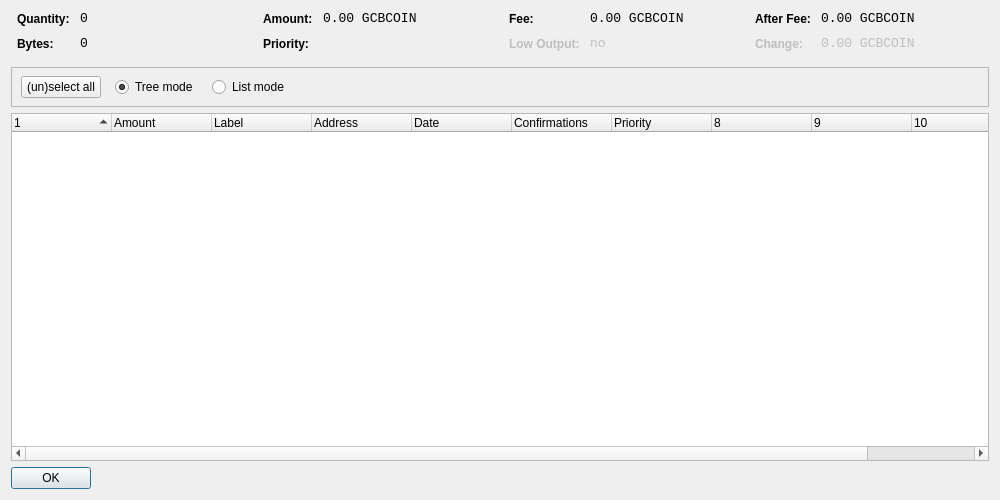
<?xml version="1.0" encoding="UTF-8"?>
<ui version="4.0">
 <class>CoinControlDialog</class>
 <widget class="QDialog" name="CoinControlDialog">
  <property name="geometry">
   <rect>
    <x>0</x>
    <y>0</y>
    <width>1000</width>
    <height>500</height>
   </rect>
  </property>
  <property name="windowTitle">
   <string>Coin Control</string>
  </property>
  <layout class="QVBoxLayout" name="verticalLayout">
   <item>
    <layout class="QHBoxLayout" name="horizontalLayoutTop" stretch="0,0,0,0">
     <property name="topMargin">
      <number>0</number>
     </property>
     <property name="bottomMargin">
      <number>10</number>
     </property>
     <item>
      <layout class="QFormLayout" name="formLayoutCoinControl1">
       <property name="horizontalSpacing">
        <number>10</number>
       </property>
       <property name="verticalSpacing">
        <number>10</number>
       </property>
       <property name="leftMargin">
        <number>6</number>
       </property>
       <property name="rightMargin">
        <number>6</number>
       </property>
       <item row="0" column="0">
        <widget class="QLabel" name="labelCoinControlQuantityText">
         <property name="styleSheet">
          <string notr="true">font-weight:bold;</string>
         </property>
         <property name="text">
          <string>Quantity:</string>
         </property>
        </widget>
       </item>
       <item row="0" column="1">
        <widget class="QLabel" name="labelCoinControlQuantity">
         <property name="font">
          <font>
           <family>Monospace</family>
           <pointsize>10</pointsize>
          </font>
         </property>
         <property name="cursor">
          <cursorShape>IBeamCursor</cursorShape>
         </property>
         <property name="contextMenuPolicy">
          <enum>Qt::ActionsContextMenu</enum>
         </property>
         <property name="text">
          <string>0</string>
         </property>
         <property name="textInteractionFlags">
          <set>Qt::LinksAccessibleByMouse|Qt::TextSelectableByKeyboard|Qt::TextSelectableByMouse</set>
         </property>
        </widget>
       </item>
       <item row="1" column="0">
        <widget class="QLabel" name="labelCoinControlBytesText">
         <property name="styleSheet">
          <string notr="true">font-weight:bold;</string>
         </property>
         <property name="text">
          <string>Bytes:</string>
         </property>
        </widget>
       </item>
       <item row="1" column="1">
        <widget class="QLabel" name="labelCoinControlBytes">
         <property name="font">
          <font>
           <family>Monospace</family>
           <pointsize>10</pointsize>
          </font>
         </property>
         <property name="cursor">
          <cursorShape>IBeamCursor</cursorShape>
         </property>
         <property name="contextMenuPolicy">
          <enum>Qt::ActionsContextMenu</enum>
         </property>
         <property name="text">
          <string>0</string>
         </property>
         <property name="textInteractionFlags">
          <set>Qt::LinksAccessibleByMouse|Qt::TextSelectableByKeyboard|Qt::TextSelectableByMouse</set>
         </property>
        </widget>
       </item>
      </layout>
     </item>
     <item>
      <layout class="QFormLayout" name="formLayoutCoinControl2">
       <property name="horizontalSpacing">
        <number>10</number>
       </property>
       <property name="verticalSpacing">
        <number>10</number>
       </property>
       <property name="leftMargin">
        <number>6</number>
       </property>
       <property name="rightMargin">
        <number>6</number>
       </property>
       <item row="0" column="0">
        <widget class="QLabel" name="labelCoinControlAmountText">
         <property name="styleSheet">
          <string notr="true">font-weight:bold;</string>
         </property>
         <property name="text">
          <string>Amount:</string>
         </property>
        </widget>
       </item>
       <item row="0" column="1">
        <widget class="QLabel" name="labelCoinControlAmount">
         <property name="font">
          <font>
           <family>Monospace</family>
           <pointsize>10</pointsize>
          </font>
         </property>
         <property name="cursor">
          <cursorShape>IBeamCursor</cursorShape>
         </property>
         <property name="contextMenuPolicy">
          <enum>Qt::ActionsContextMenu</enum>
         </property>
         <property name="text">
          <string>0.00 GCBCOIN</string>
         </property>
         <property name="textInteractionFlags">
          <set>Qt::LinksAccessibleByMouse|Qt::TextSelectableByKeyboard|Qt::TextSelectableByMouse</set>
         </property>
        </widget>
       </item>
       <item row="1" column="0">
        <widget class="QLabel" name="labelCoinControlPriorityText">
         <property name="styleSheet">
          <string notr="true">font-weight:bold;</string>
         </property>
         <property name="text">
          <string>Priority:</string>
         </property>
        </widget>
       </item>
       <item row="1" column="1">
        <widget class="QLabel" name="labelCoinControlPriority">
         <property name="font">
          <font>
           <family>Monospace</family>
           <pointsize>10</pointsize>
          </font>
         </property>
         <property name="cursor">
          <cursorShape>IBeamCursor</cursorShape>
         </property>
         <property name="contextMenuPolicy">
          <enum>Qt::ActionsContextMenu</enum>
         </property>
         <property name="text">
          <string/>
         </property>
         <property name="textInteractionFlags">
          <set>Qt::LinksAccessibleByMouse|Qt::TextSelectableByKeyboard|Qt::TextSelectableByMouse</set>
         </property>
        </widget>
       </item>
      </layout>
     </item>
     <item>
      <layout class="QFormLayout" name="formLayoutCoinControl3">
       <property name="horizontalSpacing">
        <number>10</number>
       </property>
       <property name="verticalSpacing">
        <number>10</number>
       </property>
       <property name="leftMargin">
        <number>6</number>
       </property>
       <property name="rightMargin">
        <number>6</number>
       </property>
       <item row="0" column="0">
        <widget class="QLabel" name="labelCoinControlFeeText">
         <property name="styleSheet">
          <string notr="true">font-weight:bold;</string>
         </property>
         <property name="text">
          <string>Fee:</string>
         </property>
        </widget>
       </item>
       <item row="0" column="1">
        <widget class="QLabel" name="labelCoinControlFee">
         <property name="font">
          <font>
           <family>Monospace</family>
           <pointsize>10</pointsize>
          </font>
         </property>
         <property name="cursor">
          <cursorShape>IBeamCursor</cursorShape>
         </property>
         <property name="contextMenuPolicy">
          <enum>Qt::ActionsContextMenu</enum>
         </property>
         <property name="text">
          <string>0.00 GCBCOIN</string>
         </property>
         <property name="textInteractionFlags">
          <set>Qt::LinksAccessibleByMouse|Qt::TextSelectableByKeyboard|Qt::TextSelectableByMouse</set>
         </property>
        </widget>
       </item>
       <item row="1" column="0">
        <widget class="QLabel" name="labelCoinControlLowOutputText">
         <property name="enabled">
          <bool>false</bool>
         </property>
         <property name="styleSheet">
          <string notr="true">font-weight:bold;</string>
         </property>
         <property name="text">
          <string>Low Output:</string>
         </property>
        </widget>
       </item>
       <item row="1" column="1">
        <widget class="QLabel" name="labelCoinControlLowOutput">
         <property name="enabled">
          <bool>false</bool>
         </property>
         <property name="font">
          <font>
           <family>Monospace</family>
           <pointsize>10</pointsize>
          </font>
         </property>
         <property name="cursor">
          <cursorShape>IBeamCursor</cursorShape>
         </property>
         <property name="contextMenuPolicy">
          <enum>Qt::ActionsContextMenu</enum>
         </property>
         <property name="text">
          <string>no</string>
         </property>
         <property name="textInteractionFlags">
          <set>Qt::LinksAccessibleByMouse|Qt::TextSelectableByKeyboard|Qt::TextSelectableByMouse</set>
         </property>
        </widget>
       </item>
      </layout>
     </item>
     <item>
      <layout class="QFormLayout" name="formLayoutCoinControl4">
       <property name="horizontalSpacing">
        <number>10</number>
       </property>
       <property name="verticalSpacing">
        <number>10</number>
       </property>
       <property name="leftMargin">
        <number>6</number>
       </property>
       <property name="rightMargin">
        <number>6</number>
       </property>
       <item row="0" column="0">
        <widget class="QLabel" name="labelCoinControlAfterFeeText">
         <property name="styleSheet">
          <string notr="true">font-weight:bold;</string>
         </property>
         <property name="text">
          <string>After Fee:</string>
         </property>
        </widget>
       </item>
       <item row="0" column="1">
        <widget class="QLabel" name="labelCoinControlAfterFee">
         <property name="font">
          <font>
           <family>Monospace</family>
           <pointsize>10</pointsize>
          </font>
         </property>
         <property name="cursor">
          <cursorShape>IBeamCursor</cursorShape>
         </property>
         <property name="contextMenuPolicy">
          <enum>Qt::ActionsContextMenu</enum>
         </property>
         <property name="text">
          <string>0.00 GCBCOIN</string>
         </property>
         <property name="textInteractionFlags">
          <set>Qt::LinksAccessibleByMouse|Qt::TextSelectableByKeyboard|Qt::TextSelectableByMouse</set>
         </property>
        </widget>
       </item>
       <item row="1" column="0">
        <widget class="QLabel" name="labelCoinControlChangeText">
         <property name="enabled">
          <bool>false</bool>
         </property>
         <property name="styleSheet">
          <string notr="true">font-weight:bold;</string>
         </property>
         <property name="text">
          <string>Change:</string>
         </property>
        </widget>
       </item>
       <item row="1" column="1">
        <widget class="QLabel" name="labelCoinControlChange">
         <property name="enabled">
          <bool>false</bool>
         </property>
         <property name="font">
          <font>
           <family>Monospace</family>
           <pointsize>10</pointsize>
          </font>
         </property>
         <property name="cursor">
          <cursorShape>IBeamCursor</cursorShape>
         </property>
         <property name="contextMenuPolicy">
          <enum>Qt::ActionsContextMenu</enum>
         </property>
         <property name="text">
          <string>0.00 GCBCOIN</string>
         </property>
         <property name="textInteractionFlags">
          <set>Qt::LinksAccessibleByMouse|Qt::TextSelectableByKeyboard|Qt::TextSelectableByMouse</set>
         </property>
        </widget>
       </item>
      </layout>
     </item>
    </layout>
   </item>
   <item>
    <widget class="QFrame" name="frame">
     <property name="minimumSize">
      <size>
       <width>0</width>
       <height>40</height>
      </size>
     </property>
     <property name="frameShape">
      <enum>QFrame::StyledPanel</enum>
     </property>
     <property name="frameShadow">
      <enum>QFrame::Sunken</enum>
     </property>
     <widget class="QWidget" name="horizontalLayoutWidget">
      <property name="geometry">
       <rect>
        <x>10</x>
        <y>0</y>
        <width>781</width>
        <height>41</height>
       </rect>
      </property>
      <layout class="QHBoxLayout" name="horizontalLayoutPanel" stretch="0,0,0,0,0">
       <property name="spacing">
        <number>14</number>
       </property>
       <item>
        <widget class="QPushButton" name="pushButtonSelectAll">
         <property name="sizePolicy">
          <sizepolicy hsizetype="Maximum" vsizetype="Fixed">
           <horstretch>0</horstretch>
           <verstretch>0</verstretch>
          </sizepolicy>
         </property>
         <property name="text">
          <string>(un)select all</string>
         </property>
        </widget>
       </item>
       <item>
        <widget class="QRadioButton" name="radioTreeMode">
         <property name="sizePolicy">
          <sizepolicy hsizetype="Maximum" vsizetype="Fixed">
           <horstretch>0</horstretch>
           <verstretch>0</verstretch>
          </sizepolicy>
         </property>
         <property name="text">
          <string>Tree mode</string>
         </property>
         <property name="checked">
          <bool>true</bool>
         </property>
        </widget>
       </item>
       <item>
        <widget class="QRadioButton" name="radioListMode">
         <property name="sizePolicy">
          <sizepolicy hsizetype="Maximum" vsizetype="Fixed">
           <horstretch>0</horstretch>
           <verstretch>0</verstretch>
          </sizepolicy>
         </property>
         <property name="text">
          <string>List mode</string>
         </property>
        </widget>
       </item>
       <item>
        <spacer name="horizontalSpacer">
         <property name="orientation">
          <enum>Qt::Horizontal</enum>
         </property>
         <property name="sizeHint" stdset="0">
          <size>
           <width>40</width>
           <height>20</height>
          </size>
         </property>
        </spacer>
       </item>
      </layout>
     </widget>
    </widget>
   </item>
   <item>
    <widget class="CoinControlTreeWidget" name="treeWidget">
     <property name="contextMenuPolicy">
      <enum>Qt::CustomContextMenu</enum>
     </property>
     <property name="sortingEnabled">
      <bool>false</bool>
     </property>
     <property name="columnCount">
      <number>11</number>
     </property>
     <attribute name="headerShowSortIndicator" stdset="0">
      <bool>true</bool>
     </attribute>
     <attribute name="headerStretchLastSection">
      <bool>false</bool>
     </attribute>
     <column>
      <property name="text">
       <string/>
      </property>
     </column>
     <column>
      <property name="text">
       <string>Amount</string>
      </property>
     </column>
     <column>
      <property name="text">
       <string>Label</string>
      </property>
     </column>
     <column>
      <property name="text">
       <string>Address</string>
      </property>
     </column>
     <column>
      <property name="text">
       <string>Date</string>
      </property>
     </column>
     <column>
      <property name="text">
       <string>Confirmations</string>
      </property>
      <property name="toolTip">
       <string>Confirmed</string>
      </property>
     </column>
     <column>
      <property name="text">
       <string>Priority</string>
      </property>
     </column>
     <column>
      <property name="text">
       <string/>
      </property>
     </column>
     <column>
      <property name="text">
       <string/>
      </property>
     </column>
     <column>
      <property name="text">
       <string/>
      </property>
     </column>
     <column>
      <property name="text">
       <string/>
      </property>
     </column>
    </widget>
   </item>
   <item>
    <widget class="QDialogButtonBox" name="buttonBox">
     <property name="sizePolicy">
      <sizepolicy hsizetype="Maximum" vsizetype="Fixed">
       <horstretch>0</horstretch>
       <verstretch>0</verstretch>
      </sizepolicy>
     </property>
     <property name="orientation">
      <enum>Qt::Horizontal</enum>
     </property>
     <property name="standardButtons">
      <set>QDialogButtonBox::Ok</set>
     </property>
    </widget>
   </item>
  </layout>
 </widget>
 <customwidgets>
  <customwidget>
   <class>CoinControlTreeWidget</class>
   <extends>QTreeWidget</extends>
   <header>coincontroltreewidget.h</header>
  </customwidget>
 </customwidgets>
 <resources/>
 <connections/>
</ui>
